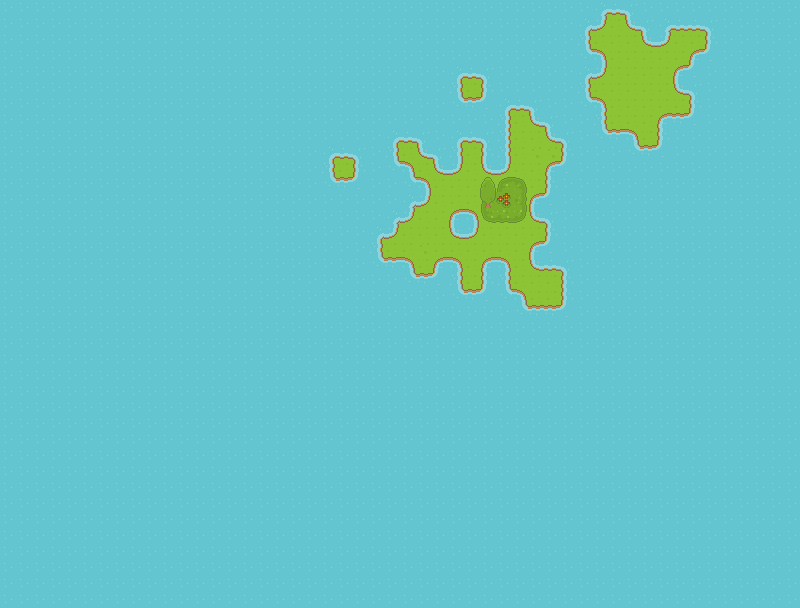

This is a level from a 2D game, rendered from its Tiled map with the project's own tilesets. A one-line summary and the map file follow, with tile-layer data summarised:
An orthogonal 50x38 tile map with 16x16 px tiles, 3 tile layers (bg01, bg02, fg01).

<map version="1.0" tiledversion="1.1.6" orientation="orthogonal" renderorder="right-down" width="50" height="38" tilewidth="16" tileheight="16" infinite="0" nextobjectid="9">
 <properties>
  <property name="spawn_point" value="29,12" />
 </properties>
 <tileset firstgid="1" source="terrain.tsx" />
 <layer name="bg01" width="50" height="38">
  <data>[1900 cells, 1900 non-empty, 16 distinct tile ids]</data>
 </layer>
 <layer name="bg02" width="50" height="38">
  <data>[1900 cells, 125 non-empty, 21 distinct tile ids]</data>
 </layer>
 <layer name="fg01" width="50" height="38">
  <data>[1900 cells, 2 non-empty, 2 distinct tile ids]</data>
 </layer>
</map>
